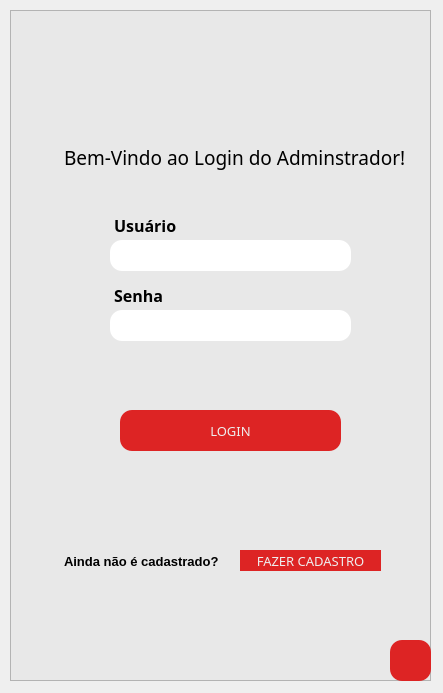
<?xml version="1.0" encoding="UTF-8"?>
<ui version="4.0">
 <class>LoginAdm</class>
 <widget class="QWidget" name="LoginAdm">
  <property name="geometry">
   <rect>
    <x>0</x>
    <y>0</y>
    <width>443</width>
    <height>693</height>
   </rect>
  </property>
  <property name="windowTitle">
   <string>Login ADM</string>
  </property>
  <widget class="QFrame" name="frame">
   <property name="geometry">
    <rect>
     <x>10</x>
     <y>10</y>
     <width>421</width>
     <height>671</height>
    </rect>
   </property>
   <property name="styleSheet">
    <string notr="true">background-color: rgb(232, 232, 232);</string>
   </property>
   <property name="frameShape">
    <enum>QFrame::StyledPanel</enum>
   </property>
   <property name="frameShadow">
    <enum>QFrame::Raised</enum>
   </property>
   <widget class="QPushButton" name="bt_cadastrarAdm">
    <property name="geometry">
     <rect>
      <x>230</x>
      <y>540</y>
      <width>141</width>
      <height>21</height>
     </rect>
    </property>
    <property name="font">
     <font>
      <family>Arial Rounded MT Bold</family>
      <pointsize>10</pointsize>
      <weight>50</weight>
      <bold>false</bold>
     </font>
    </property>
    <property name="styleSheet">
     <string notr="true">QPushButton{
	background-color: rgba(221, 33, 33, 0.99);
	border-radius: 12px;
	color: rgb(238, 238, 238);
}

QPushButton:hover{
	background-color: rgb(255, 206, 137);
	border-radius: 12px;
	color: rgb(100, 76, 47);
}</string>
    </property>
    <property name="text">
     <string>FAZER CADASTRO</string>
    </property>
   </widget>
   <widget class="QPushButton" name="bt_loginAdm">
    <property name="enabled">
     <bool>true</bool>
    </property>
    <property name="geometry">
     <rect>
      <x>110</x>
      <y>400</y>
      <width>221</width>
      <height>41</height>
     </rect>
    </property>
    <property name="font">
     <font>
      <family>Arial Rounded MT Bold</family>
      <pointsize>10</pointsize>
      <weight>50</weight>
      <bold>false</bold>
     </font>
    </property>
    <property name="styleSheet">
     <string notr="true">QPushButton{
	background-color: rgba(221, 33, 33, 0.99);
	border-radius: 12px;
	color: rgb(238, 238, 238);
}

QPushButton:hover{
	background-color: rgb(255, 206, 137);
	border-radius: 12px;
	color: rgb(100, 76, 47);
}
</string>
    </property>
    <property name="text">
     <string>LOGIN</string>
    </property>
   </widget>
   <widget class="QLabel" name="tck">
    <property name="geometry">
     <rect>
      <x>160</x>
      <y>30</y>
      <width>111</width>
      <height>71</height>
     </rect>
    </property>
    <property name="styleSheet">
     <string notr="true"/>
    </property>
    <property name="text">
     <string/>
    </property>
    <property name="pixmap">
     <pixmap>../imgs/tickets.png</pixmap>
    </property>
    <property name="scaledContents">
     <bool>true</bool>
    </property>
   </widget>
   <widget class="QTextEdit" name="texto_bemvindo">
    <property name="geometry">
     <rect>
      <x>50</x>
      <y>130</y>
      <width>351</width>
      <height>41</height>
     </rect>
    </property>
    <property name="font">
     <font>
      <family>Arial Rounded MT Bold</family>
     </font>
    </property>
    <property name="styleSheet">
     <string notr="true">border: none;</string>
    </property>
    <property name="html">
     <string>&lt;!DOCTYPE HTML PUBLIC &quot;-//W3C//DTD HTML 4.0//EN&quot; &quot;http://www.w3.org/TR/REC-html40/strict.dtd&quot;&gt;
&lt;html&gt;&lt;head&gt;&lt;meta name=&quot;qrichtext&quot; content=&quot;1&quot; /&gt;&lt;style type=&quot;text/css&quot;&gt;
p, li { white-space: pre-wrap; }
&lt;/style&gt;&lt;/head&gt;&lt;body style=&quot; font-family:'Arial Rounded MT Bold'; font-size:8.25pt; font-weight:400; font-style:normal;&quot;&gt;
&lt;p style=&quot; margin-top:0px; margin-bottom:0px; margin-left:0px; margin-right:0px; -qt-block-indent:0; text-indent:0px;&quot;&gt;&lt;span style=&quot; font-family:'MS Shell Dlg 2'; font-size:14pt;&quot;&gt;Bem-Vindo ao Login do Adminstrador!&lt;/span&gt;&lt;/p&gt;&lt;/body&gt;&lt;/html&gt;</string>
    </property>
   </widget>
   <widget class="QLineEdit" name="senhaloginAdm">
    <property name="geometry">
     <rect>
      <x>100</x>
      <y>300</y>
      <width>241</width>
      <height>31</height>
     </rect>
    </property>
    <property name="font">
     <font>
      <pointsize>10</pointsize>
     </font>
    </property>
    <property name="styleSheet">
     <string notr="true">background-color: rgb(255, 255, 255);
border-radius: 12px;
border: none;</string>
    </property>
    <property name="echoMode">
     <enum>QLineEdit::Password</enum>
    </property>
    <property name="alignment">
     <set>Qt::AlignCenter</set>
    </property>
   </widget>
   <widget class="QTextEdit" name="texto_ask">
    <property name="geometry">
     <rect>
      <x>50</x>
      <y>540</y>
      <width>211</width>
      <height>41</height>
     </rect>
    </property>
    <property name="styleSheet">
     <string notr="true">border: none;</string>
    </property>
    <property name="html">
     <string>&lt;!DOCTYPE HTML PUBLIC &quot;-//W3C//DTD HTML 4.0//EN&quot; &quot;http://www.w3.org/TR/REC-html40/strict.dtd&quot;&gt;
&lt;html&gt;&lt;head&gt;&lt;meta name=&quot;qrichtext&quot; content=&quot;1&quot; /&gt;&lt;style type=&quot;text/css&quot;&gt;
p, li { white-space: pre-wrap; }
&lt;/style&gt;&lt;/head&gt;&lt;body style=&quot; font-family:'MS Shell Dlg 2'; font-size:8.25pt; font-weight:400; font-style:normal;&quot;&gt;
&lt;p style=&quot; margin-top:0px; margin-bottom:0px; margin-left:0px; margin-right:0px; -qt-block-indent:0; text-indent:0px;&quot;&gt;&lt;span style=&quot; font-size:10pt; font-weight:600;&quot;&gt;Ainda não é cadastrado?&lt;/span&gt;&lt;/p&gt;&lt;/body&gt;&lt;/html&gt;</string>
    </property>
   </widget>
   <widget class="QLineEdit" name="userloginAdm">
    <property name="geometry">
     <rect>
      <x>100</x>
      <y>230</y>
      <width>241</width>
      <height>31</height>
     </rect>
    </property>
    <property name="font">
     <font>
      <pointsize>10</pointsize>
     </font>
    </property>
    <property name="styleSheet">
     <string notr="true">background-color: rgb(255, 255, 255);
border-radius: 12px;
border: none;</string>
    </property>
    <property name="alignment">
     <set>Qt::AlignCenter</set>
    </property>
   </widget>
   <widget class="QTextEdit" name="texto_usuario">
    <property name="geometry">
     <rect>
      <x>100</x>
      <y>200</y>
      <width>104</width>
      <height>31</height>
     </rect>
    </property>
    <property name="font">
     <font>
      <family>Arial Rounded MT Bold</family>
     </font>
    </property>
    <property name="styleSheet">
     <string notr="true">border: none;</string>
    </property>
    <property name="html">
     <string>&lt;!DOCTYPE HTML PUBLIC &quot;-//W3C//DTD HTML 4.0//EN&quot; &quot;http://www.w3.org/TR/REC-html40/strict.dtd&quot;&gt;
&lt;html&gt;&lt;head&gt;&lt;meta name=&quot;qrichtext&quot; content=&quot;1&quot; /&gt;&lt;style type=&quot;text/css&quot;&gt;
p, li { white-space: pre-wrap; }
&lt;/style&gt;&lt;/head&gt;&lt;body style=&quot; font-family:'Arial Rounded MT Bold'; font-size:8.25pt; font-weight:400; font-style:normal;&quot;&gt;
&lt;p style=&quot; margin-top:0px; margin-bottom:0px; margin-left:0px; margin-right:0px; -qt-block-indent:0; text-indent:0px;&quot;&gt;&lt;span style=&quot; font-family:'MS Shell Dlg 2'; font-size:12pt; font-weight:600;&quot;&gt;Usuário&lt;/span&gt;&lt;/p&gt;&lt;/body&gt;&lt;/html&gt;</string>
    </property>
   </widget>
   <widget class="QTextEdit" name="texto_senha">
    <property name="geometry">
     <rect>
      <x>100</x>
      <y>270</y>
      <width>104</width>
      <height>31</height>
     </rect>
    </property>
    <property name="font">
     <font>
      <family>Arial Rounded MT Bold</family>
     </font>
    </property>
    <property name="styleSheet">
     <string notr="true">border: none;</string>
    </property>
    <property name="html">
     <string>&lt;!DOCTYPE HTML PUBLIC &quot;-//W3C//DTD HTML 4.0//EN&quot; &quot;http://www.w3.org/TR/REC-html40/strict.dtd&quot;&gt;
&lt;html&gt;&lt;head&gt;&lt;meta name=&quot;qrichtext&quot; content=&quot;1&quot; /&gt;&lt;style type=&quot;text/css&quot;&gt;
p, li { white-space: pre-wrap; }
&lt;/style&gt;&lt;/head&gt;&lt;body style=&quot; font-family:'Arial Rounded MT Bold'; font-size:8.25pt; font-weight:400; font-style:normal;&quot;&gt;
&lt;p style=&quot; margin-top:0px; margin-bottom:0px; margin-left:0px; margin-right:0px; -qt-block-indent:0; text-indent:0px;&quot;&gt;&lt;span style=&quot; font-family:'MS Shell Dlg 2'; font-size:12pt; font-weight:600;&quot;&gt;Senha&lt;/span&gt;&lt;/p&gt;&lt;/body&gt;&lt;/html&gt;</string>
    </property>
   </widget>
   <widget class="QPushButton" name="bt_voltarloginAdm">
    <property name="enabled">
     <bool>true</bool>
    </property>
    <property name="geometry">
     <rect>
      <x>380</x>
      <y>630</y>
      <width>41</width>
      <height>41</height>
     </rect>
    </property>
    <property name="font">
     <font>
      <pointsize>10</pointsize>
      <weight>75</weight>
      <bold>true</bold>
     </font>
    </property>
    <property name="styleSheet">
     <string notr="true">QPushButton{
	background-color: rgba(221, 33, 33, 0.99);
	border-radius: 12px;
	color: rgb(238, 238, 238);
}

QPushButton:hover{
	background-color: rgb(255, 206, 137);
	border-radius: 12px;
	color: rgb(100, 76, 47);
}
</string>
    </property>
    <property name="text">
     <string/>
    </property>
    <property name="icon">
     <iconset>
      <normaloff>../imgs/voltar.png</normaloff>../imgs/voltar.png</iconset>
    </property>
    <property name="iconSize">
     <size>
      <width>25</width>
      <height>25</height>
     </size>
    </property>
   </widget>
   <widget class="QLineEdit" name="texto_erro">
    <property name="geometry">
     <rect>
      <x>20</x>
      <y>360</y>
      <width>391</width>
      <height>21</height>
     </rect>
    </property>
    <property name="font">
     <font>
      <family>Arial</family>
      <pointsize>10</pointsize>
      <italic>true</italic>
     </font>
    </property>
    <property name="styleSheet">
     <string notr="true">border: none;</string>
    </property>
    <property name="alignment">
     <set>Qt::AlignCenter</set>
    </property>
   </widget>
   <zorder>texto_senha</zorder>
   <zorder>texto_usuario</zorder>
   <zorder>texto_ask</zorder>
   <zorder>bt_cadastrarAdm</zorder>
   <zorder>tck</zorder>
   <zorder>bt_loginAdm</zorder>
   <zorder>texto_bemvindo</zorder>
   <zorder>senhaloginAdm</zorder>
   <zorder>userloginAdm</zorder>
   <zorder>bt_voltarloginAdm</zorder>
   <zorder>texto_erro</zorder>
  </widget>
 </widget>
 <resources/>
 <connections/>
</ui>
